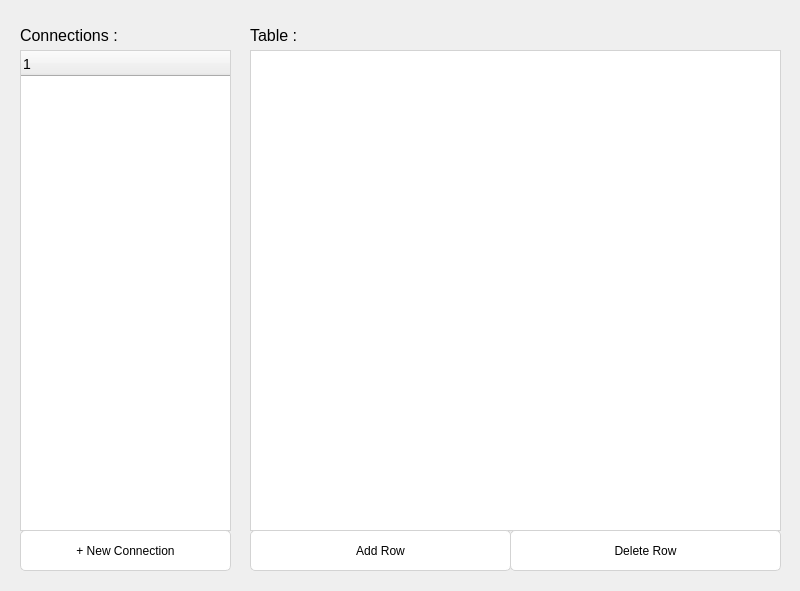
<?xml version="1.0" encoding="UTF-8"?>
<ui version="4.0">
 <class>Widget</class>
 <widget class="QWidget" name="Widget">
  <property name="geometry">
   <rect>
    <x>0</x>
    <y>0</y>
    <width>800</width>
    <height>591</height>
   </rect>
  </property>
  <property name="windowTitle">
   <string>Widget</string>
  </property>
  <widget class="QPushButton" name="new_connect_btn">
   <property name="geometry">
    <rect>
     <x>20</x>
     <y>530</y>
     <width>211</width>
     <height>41</height>
    </rect>
   </property>
   <property name="styleSheet">
    <string notr="true">QPushButton{
	background-color: white;
	border: 1px solid lightgray;
	border-radius:5px;
}</string>
   </property>
   <property name="text">
    <string>+ New Connection</string>
   </property>
   <property name="checkable">
    <bool>false</bool>
   </property>
   <property name="autoDefault">
    <bool>false</bool>
   </property>
   <property name="flat">
    <bool>true</bool>
   </property>
  </widget>
  <widget class="QLabel" name="connect_label">
   <property name="geometry">
    <rect>
     <x>20</x>
     <y>25</y>
     <width>121</width>
     <height>21</height>
    </rect>
   </property>
   <property name="styleSheet">
    <string notr="true">QLabel{
	font-size:16px;
}</string>
   </property>
   <property name="text">
    <string>Connections :</string>
   </property>
  </widget>
  <widget class="QTableView" name="tableView">
   <property name="geometry">
    <rect>
     <x>250</x>
     <y>50</y>
     <width>531</width>
     <height>481</height>
    </rect>
   </property>
   <property name="styleSheet">
    <string notr="true">QTableView{
	border: 1px solid lightgray;
}</string>
   </property>
  </widget>
  <widget class="QLabel" name="label">
   <property name="geometry">
    <rect>
     <x>250</x>
     <y>20</y>
     <width>101</width>
     <height>31</height>
    </rect>
   </property>
   <property name="styleSheet">
    <string notr="true">QLabel{
	font-size:16px;
}</string>
   </property>
   <property name="text">
    <string>Table :</string>
   </property>
  </widget>
  <widget class="QTreeWidget" name="connect_list">
   <property name="geometry">
    <rect>
     <x>20</x>
     <y>50</y>
     <width>211</width>
     <height>481</height>
    </rect>
   </property>
   <property name="styleSheet">
    <string notr="true">QTreeWidget{
	border: 1px solid lightgray;
}

QTreeWidget::item{
	height:25px;
	font-size:14px;
}
QHeaderView::section{
	height:25px;
	font-size:14px;
}
QTreeWidget::item:selected
{
    color:black;
	background-color:lightgray;
}</string>
   </property>
   <column>
    <property name="text">
     <string notr="true">1</string>
    </property>
   </column>
  </widget>
  <widget class="QPushButton" name="add_btn">
   <property name="geometry">
    <rect>
     <x>250</x>
     <y>530</y>
     <width>261</width>
     <height>41</height>
    </rect>
   </property>
   <property name="styleSheet">
    <string notr="true">QPushButton{
	background-color: white;
	border: 1px solid lightgray;
	border-radius: 5px;
}</string>
   </property>
   <property name="text">
    <string>Add Row</string>
   </property>
  </widget>
  <widget class="QPushButton" name="del_btn">
   <property name="geometry">
    <rect>
     <x>510</x>
     <y>530</y>
     <width>271</width>
     <height>41</height>
    </rect>
   </property>
   <property name="styleSheet">
    <string notr="true">QPushButton{
	background-color: white;
	border: 1px solid lightgray;
	border-radius:5px;
}</string>
   </property>
   <property name="text">
    <string>Delete Row</string>
   </property>
  </widget>
 </widget>
 <resources/>
 <connections/>
</ui>
